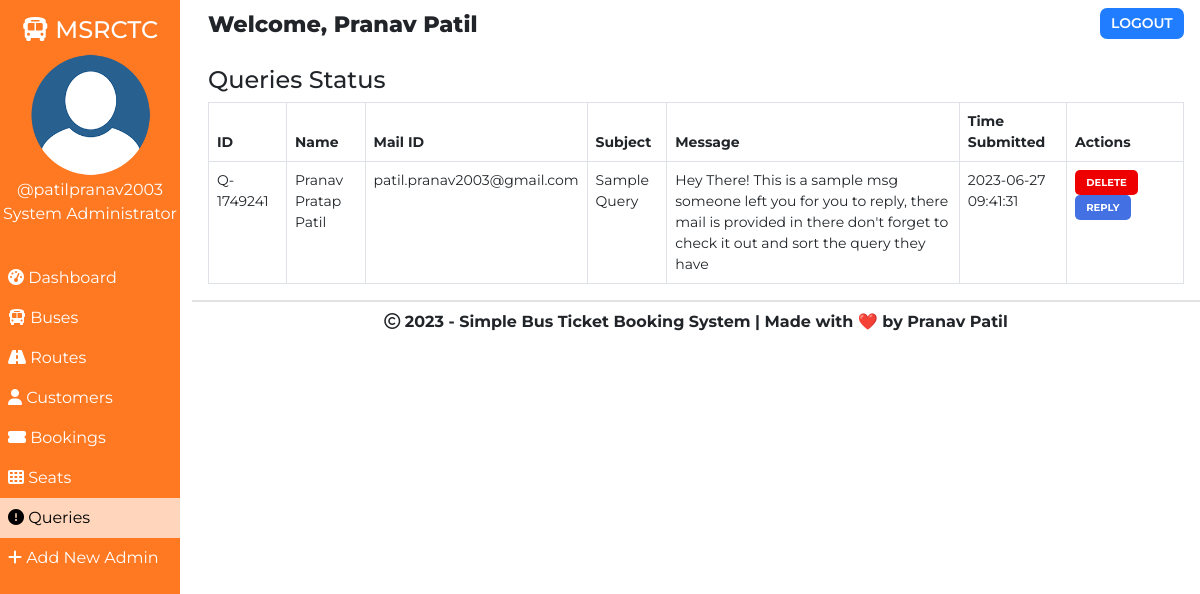
/admin/queries.php (signed in), run on the app's committed database.
### tables this page shows
CREATE TABLE `queries` (
  `id` int(100) NOT NULL,
  `query_id` varchar(255) NOT NULL,
  `fullname` varchar(100) NOT NULL,
  `mail` varchar(100) NOT NULL,
  `msg` varchar(500) NOT NULL,
  `subject` varchar(100) NOT NULL,
  `msg_created` datetime NOT NULL DEFAULT CURRENT_TIMESTAMP
);

### admin/queries.php (the view, shortened to what this page needs)
<!DOCTYPE html>
<html lang="en">
<head>
    <link href="https://cdn.jsdelivr.net/npm/bootstrap@5.0.1/dist/css/bootstrap.min.css" rel="stylesheet">
    <?php
        $page="queries";
    ?>
</head>
<body>
    <?php require '../assets/partials/_admin-header.php';?>
        <?php
            $resultSql = "SELECT * FROM `queries` ORDER BY msg_created DESC";
            $resultSqlResult = mysqli_query($conn, $resultSql);
            if(!mysqli_num_rows($resultSqlResult)){ ?>
                <div class="mt-4 container">
                    <div id="noQueries" class="alert alert-dark " role="alert">
                        <h1 class="alert-heading">No Queries Found!!</h1>
                        <p class="fw-light">Congratulations on Solving Them All!</p>
                    </div>
                </div>
            <?php }
            else { ?>
                <section id="query">
                    <div id="head">
                        <h4>Queries Status</h4>
                    </div>
                    <div id="query-results">
                        <table class="table table-hover table-bordered">
                            <thead>
                                <th style="width: 8%;">ID</th>
                                <th>Name</th>
                                <th>Mail ID</th>
                                <th>Subject</th>
                                <th style="width: 30%;">Message</th>
                                <th style="width: 11%;">Time Submitted</th>
                                <th style="width: 12%;">Actions</th>
                            </thead>
                            <?php
                                while($row = mysqli_fetch_assoc($resultSqlResult))
                                {
                                    $id = $row["id"];
                                    $query_id = $row["query_id"];
                                    $fullname = $row["fullname"];
                                    $mail = $row["mail"];
                                    $subject = $row["subject"];
                                    $msg = $row["msg"];
                                    $msg_created = $row["msg_created"];
                                        ?>
                                    <tr>
                                        <td>
                                            <?php
                                                echo $query_id;
                                            ?>
                                        </td>
                                        <td>
                                            <?php
                                                echo $fullname;
                                            ?>
                                        </td>
                                        <td>
                                            <?php
                                                echo $mail;
                                            ?>
                                        </td>
                                        <td>
                                            <?php
                                                echo $subject;
                                            ?>
                                        </td>
                                        <td>
                                            <?php
                                                echo $msg;
                                            ?>
                                        </td>
                                        <td>
                                            <?php
                                                echo $msg_created;
                                            ?>
                                        </td>
                                        <td>
                                            <button class="button delete-button" data-bs-toggle="modal" data-bs-target="#deleteModal" data-id="<?php
                                                echo $id;?>">Delete</button>
                                                <a href="mailto:<?php echo $mail;?>?subject=RE: <?php echo $subject;?>">
                                                <button class="button reply-button">Reply</button>
                                                </a>
                                        </td>
                                    </tr>
                                <?php
                                }
                            ?>
                        </table>
                    </div>
                    </section>
                    <footer>
                <p>
                    <i class="far fa-copyright"></i> <?php echo date('Y');?> - Simple Bus Ticket Booking System | Made with &#10084;&#65039; by Pranav Patil
                    </p>
            </footer>
                <?php  }
            ?>
            </div>
    </main>
</body>
</html>

### assets/partials/_admin-header.php (shortened to what this page needs)
<?php
$conn = db_connect();
$admin_id = $_SESSION['admin_id'];
$sql = "SELECT * FROM admins WHERE admin_id = $admin_id";
$result = mysqli_query($conn, $sql);
if ($row = mysqli_fetch_assoc($result)) {
    $admin_fullname = $row["admin_fullname"];
    $admin_name = $row["admin_name"];
    $admin_img_path = '../assets/user/' . $row["pp"];
}
?>
<main id="container">
    <div id="sidebar">
        <h4><i class="fas fa-bus"></i> MSRCTC</h4>
        <div>
            <img class="adminDp" src="<?php echo $admin_img_path; ?>" height="125px" alt="Admin Profile Pic">
            <p>
                <?php echo '@' . $admin_name; ?>
            </p>
            <p>System Administrator</p>
        </div>
        <ul id="options">
            <li class="option <?php if ($page == 'dashboard') {
                echo 'active';
            } ?>">
                <a href="./dashboard.php">
                    <i class="fas fa-tachometer-alt"></i> Dashboard
                </a>
            </li>
            <li class="option <?php if ($page == 'bus') {
                echo 'active';
            } ?>">
                <a href="./bus.php">
                    <i class="fas fa-bus"></i> Buses
                </a>
            </li>
            <li class="option <?php if ($page == 'route') {
                echo 'active';
            } ?>">
                <a href="./route.php">
                    <i class="fas fa-road"></i> Routes
                </a>
            </li>
            <li class="option <?php if ($page == 'customer') {
                echo 'active';
            } ?>">
                <a href="./customer.php">
                    <i class="fas fa-user"></i> Customers
                </a>
            </li>
            <li class="option <?php if ($page == 'booking') {
                echo 'active';
            } ?>">
                <a href="./booking.php">
                    <i class="fas fa-ticket-alt"></i> Bookings
                </a>
            </li>
            <li class="option <?php if ($page == 'seat') {
                echo 'active';
            } ?>">
                <a href="./seat.php">
                    <i class="fas fa-th"></i> Seats
                </a>
            </li>
            <li class="option <?php if ($page == 'queries') {
                echo 'active';
            } ?>">
                <a href="./queries.php">
                    <i class="fas fa-exclamation-circle"></i> Queries
                </a>
            </li>
            <li class="option <?php if ($page == 'signup') {
                echo 'active';
            } ?>">
                <a href="./signup.php">
                    <i class="fas fa-plus"></i> Add New Admin
                </a>
            </li>
        </ul>
    </div>
    <div id="main-content">
        <section id="welcome">
            <ul>
                <li class="welcome-item">Welcome,
                    <span id="admin">
                        <?php
                        echo $admin_fullname;
                        ?>
                    </span>
                </li>
                <li class="welcome-item">
                    <button id="logout" class="btn-sm">
                        <a href="../assets/partials/_logout.php">LOGOUT</a>
                    </button>
                </li>
            </ul>
        </section>

### assets/styles/admin.php (style rules this page uses)
body { margin: 0; box-sizing: border-box; font-family: 'Montserrat', sans-serif; background-image: url("../assets/img/sample1_blur.png"); background-size: cover; background-attachment: fixed; }
html { scroll-behavior: smooth; }
*, *::after, *::before { box-sizing: inherit; }
.adminDp { border-radius: 50%; }
tbody, td, tfoot, th, thead, tr { background-color: #FFFFFF60; }
table { border-radius:6px; }
tr { transition: 0.5s; }
#welcome { background-color: transparent; }
#welcome ul { display: flex; justify-content: space-between; list-style-type: none; padding: 0; margin: 0; }
#welcome li { margin: 0 1rem; padding: 0.5rem 0; }
#welcome li:first-child { font-weight: 800; font-size: 1.4rem; }
#logout { padding: 0.3rem 0.7rem; background-color: #207DFF; font-weight: 600; outline: none; border: none; border-radius: 7px; }
#welcome { background-color: transperent; }
#logout a { color: white; text-decoration: none; }
footer { border-top: 2px solid #e2e2e2; padding: 0.5rem 0; text-align: center; font-weight: bold; }
footer p { margin: 0; }
#sidebar { text-align: center; background-color: #ff6500DD; color: white; position: relative; top: 0%; padding-top: 1rem; z-index: 2; height: 100vh; }
#sidebar p { margin: 0; }
#sidebar ul { margin-top: 2rem; }
#options { list-style-type: none; text-align: left; padding-left: 0; }
.option a { display: block; padding: 0.5rem; text-decoration: none; color: inherit; transition: 0.5s; }
.active { background-color:#FFFFFFB0; color:black; }
#main-content { margin-left: 16%; }
@media only screen and (min-width:1000px) { #sidebar { text-align: center; background-color: #ff6500DD; color: white; width: 15%; position: fixed; top: 0%; padding-top: 1rem; z-index: 2; height: 100vh; } }
@media only screen and (min-width:1000px) { #sidebar p { margin: 0; } }
@media only screen and (min-width:1000px) { #sidebar ul { margin-top: 2rem; } }
@media only screen and (min-width:1000px) { #options { list-style-type: none; text-align: left; padding-left: 0; } }
@media only screen and (min-width:1000px) { .option a { display: block; padding: 0.5rem; text-decoration: none; color: inherit; transition: 0.5s; } }
@media only screen and (min-width:1000px) { .active { background-color:#FFFFFFB0; color:black; } }
@media only screen and (min-width:1000px) { #main-content { margin-left: 16%; } }

### assets/styles/admin-options.php (style rules this page uses)
* { font-family: Montserrat; }
#booking #head, #customer #head, #route #head, #seat #head, #bus #head, #query #head { padding-top: 1rem; }
#booking, #customer, #route, #bus, #seat, #query { padding: 0 1rem; }
#booking-results button, #customer-results button, #route button, #bus-results button, #query-results button { border-radius: 5px; }
.button { border: none; font-weight: bold; text-transform: uppercase; }
table { font-size: 14px; }
#bus .edit-button, #bus .delete-button, #route .edit-button, #route .delete-button, #customer .edit-button, #customer .delete-button, #query .delete-button, #query .reply-button { padding: 0.3rem 0.7rem; }
table th,td { padding-left: 0.3rem; }
table button { color: white; }
.edit-button, .reply-button { background-color: #4370E2; }
.delete-button { background-color: #EF0000; }
.edit-button, .delete-button, .reply-button { font-size: 10px }

### data on the page
queries: query "Q-1749241", fullname "Pranav Pratap Patil", mail "patil.pranav2003@gmail.com", subject "Sample Query", msg "Hey There! This is a sample msg someone left you for you to reply, there mail is provided in there don't forget to check it out and sort the query they have", msg_created "2023-06-27 09:41:31"

### other printed values
$admin_name "patilpranav2003"
$admin_fullname "Pranav Patil"
